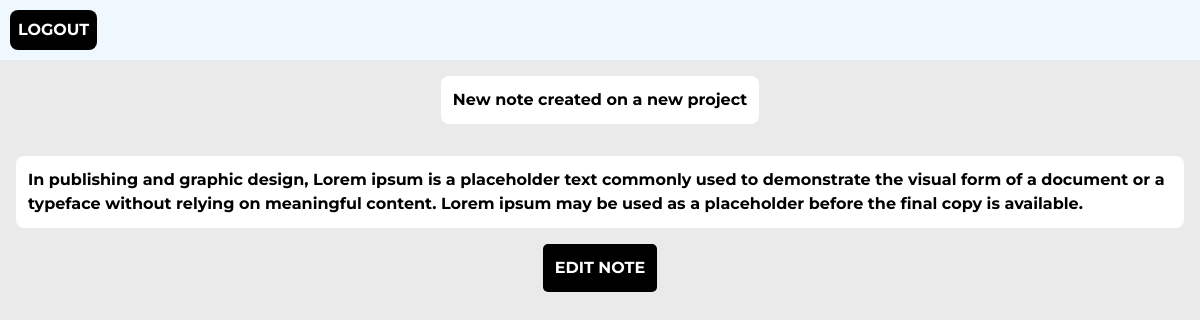
The app's page /viewnote/1 (signed in) with its own data.
### quicknote/models.py (models this page shows, shortened)
class Note(models.Model):
    notesContent = models.TextField(max_length=1024)
    date_created = models.DateTimeField(auto_now=True)
    owner = models.ForeignKey(User, on_delete=models.CASCADE)
    note_title = models.CharField(max_length=50)
    is_fav = models.BooleanField(default=False)

### quicknote/views.py (the view)
# urls.py: path('viewnote/<int:note_id>', views.ViewNote, name="ViewNote"),
@login_required
def ViewNote(req,note_id):
    try:
        note = Note.objects.get(pk=note_id)
    except Note.DoesNotExist:
        messages.error("Unauthorised")
        return redirect("Notes")
    context = {"note": note}
    return render(req,"viewnote.html",context)

### quicknote/templates/viewnote.html
{% extends "head.html" %}
{% block content %}
<div class="view-note flex flex-col">
    <h5 class="p-3 font-bold rounded-lg m-4">{{ note.note_title }}</h5>
    <p class="bg-white p-3 font-bold rounded-lg m-4">{{ note.notesContent }}</p>
    <a href="{% url 'Edit' note.id %}" class="h-full"><button class="bg-black font-bold text-white p-3">EDIT NOTE</button> </a>
</div>
{% endblock %}

### quicknote/static/index.css (style rules this page uses)
body { background-color: rgb(234, 234, 234); font-family: "Montserrat", sans-serif; margin: 0; }
button { margin: 5px; }
button, input[type="submit"] { background-color: black; border: none; color: white; font-weight: bold; border-radius: 5px; padding: 10px; text-transform: uppercase; }
a { text-decoration: none; color: white; }
h5 { font-size: 1em; margin: 0; }
.view-note { width: 100%; display: flex; justify-content: center; align-items: center; }
.view-note h5 { background-color: white; }

### records on screen
Note: note_title "New note created on a new project", notesContent "In publishing and graphic design, Lorem ipsum is a placeholder text commonly used to demonstrate the visual form of a document or a typeface without relying on meaningful content. Lorem ipsum may be used as a placeholder before the final copy is available."
